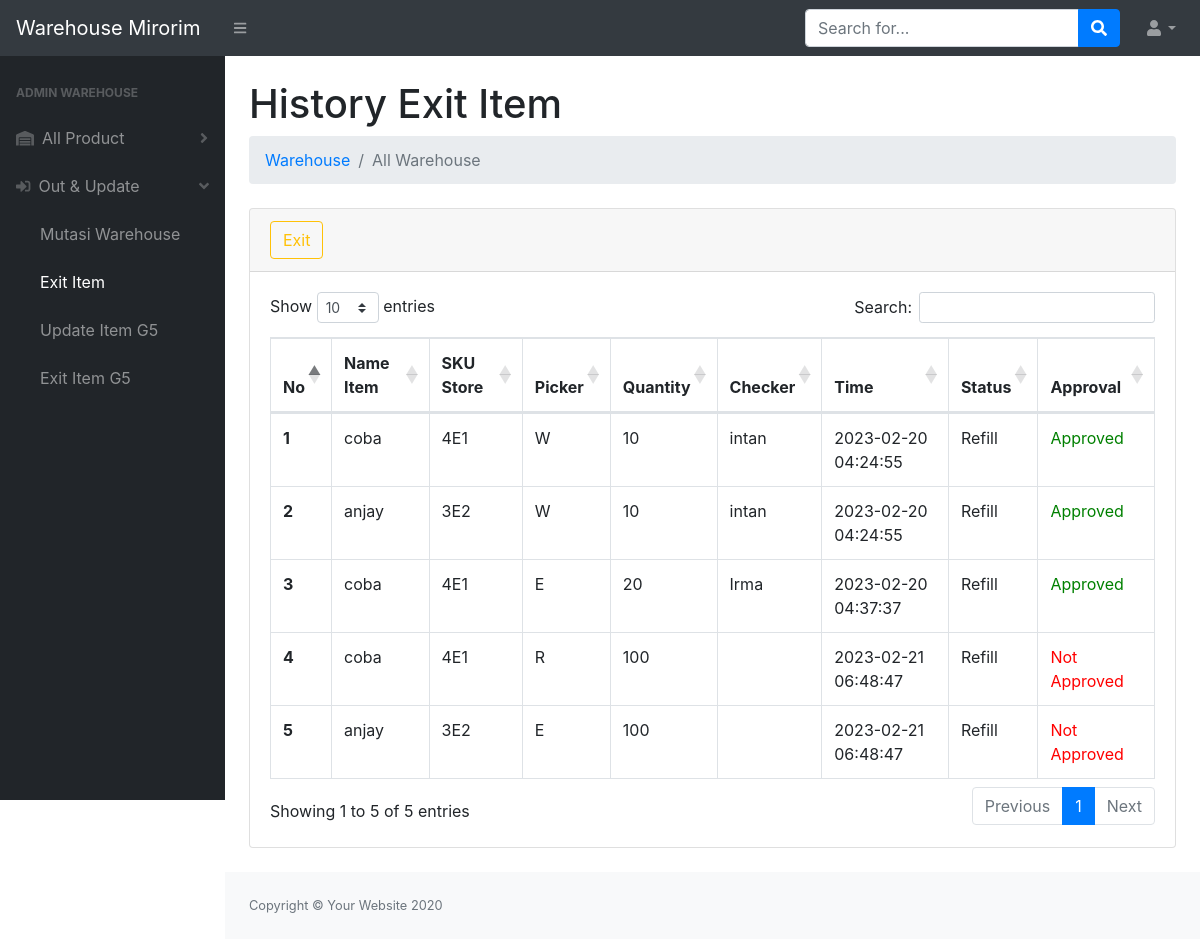
/gudang/exititem.php (signed in), run on an earlier commit of the app's database.
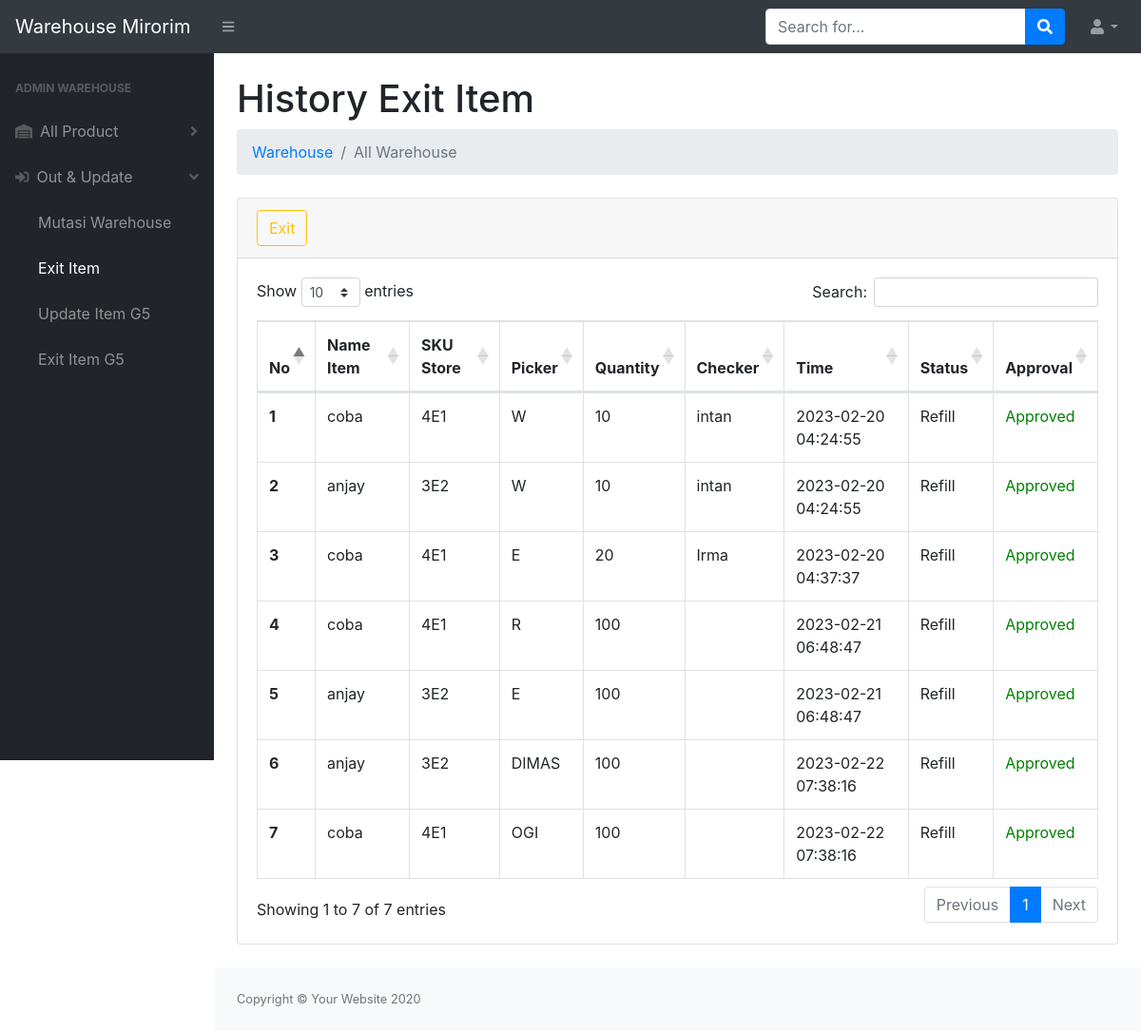
And on a later commit of the database.
### tables this page shows
CREATE TABLE `exititem` (
  `idbarang` int(11) NOT NULL,
  `image` varchar(2000) NOT NULL,
  `nama` varchar(200) NOT NULL,
  `sku` varchar(20) NOT NULL,
  `picker` varchar(20) NOT NULL,
  `quantityrep` int(11) NOT NULL,
  `status` varchar(200) NOT NULL,
  `ceker` varchar(200) NOT NULL,
  `stat` varchar(200) NOT NULL DEFAULT 'Not Approved',
  `timeout` timestamp NOT NULL DEFAULT current_timestamp(),
  `tempstat` int(11) NOT NULL DEFAULT 0
);

### gudang/exititem.php (the view, shortened to what the changed rows need)
<?php
require '../assets/php/function.php';
?>
<!DOCTYPE html>
<html lang="en">
    <head>
        <link href="https://cdn.jsdelivr.net/npm/bootstrap@5.3.0-alpha1/dist/css/bootstrap.min.css" rel="stylesheet">
        <link href="../css/styles.css" rel="stylesheet" />
        <link href="https://cdn.datatables.net/1.10.20/css/dataTables.bootstrap4.min.css" rel="stylesheet" />
    </head>
    <body class="sb-nav-fixed">
        <div id="layoutSidenav">
            <div id="layoutSidenav_content">
                <main>
                    <div class="container-fluid">
                        <h1 class="mt-4">History Exit Item</h1>
                        <div class="card mb-4">
                            <div class="card-body">
                                <div class="table-responsive">
                                    <table class="table table-hover table-bordered" id="dataTable" width="100%" cellspacing="0">
                                        <thead>
                                            <tr>
                                                <th>No</th>
                                                <th>Name Item</th>
                                                <th>SKU Store</th>
                                                <th>Picker</th>
                                                <th>Quantity</th>
                                                <th>Checker</th>
                                                <th>Time</th>
                                                <th>Status</th>
                                                <th>Approval</th>
                                            </tr>
                                        </thead>
                                        <tbody>
                                            <?php
                                                $ambil = mysqli_query($konek, "SELECT * FROM exititem");
                                                $i = 1;
                                                while($data=mysqli_fetch_array($ambil)){
                                                    $nama = $data['nama'];
                                                    $sku = $data['sku'];
                                                    $picker = $data['picker'];
                                                    $quantity = $data['quantityrep'];
                                                    $status = $data['status'];
                                                    $tracking = $data['stat'];
                                                    $time = $data['timeout'];
                                                    $ceker = $data['ceker'];
                                            ?>
                                            <tr>
                                                <th><?=$i++;?></th>
                                                <td><?=$nama;?></td>
                                                <td class="text-uppercase"><?=$sku;?></td>
                                                <td class="text-uppercase"><?=$picker;?></td>
                                                <td><?=$quantity;?></td>
                                                <td><?=$ceker;?></td>
                                                <td><?=$time;?></td>
                                                <td><?=$status;?></td>
                                            <?php
                                                 if($tracking=='Approved'){
                                                    echo "<td style='color: green;'>$tracking</td>";
                                                } else {
                                                    echo "<td style='color: red;'>$tracking</td>";
                                                }
                                            ?>
                                            </tr>
                                            <?php
                                                }
                                            ?>
                                        </tbody>
                                    </table>
                                </div>
                            </div>
                        </div>
                    </div>
                </main>
            </div>
        </div>
    </body>
</html>

What changed in the data, as far as the page shows it:
changed exititem (number 4 of 7 on the later page): stat "Not Approved" → "Approved"
changed exititem (number 5 of 7 on the later page): stat "Not Approved" → "Approved"
added exititem: nama "anjay", sku "3E2", picker "DIMAS", quantityrep "100", timeout "2023-02-22 07:38:16", status "Refill", stat "Approved"
added exititem: nama "coba", sku "4E1", picker "OGI", quantityrep "100", timeout "2023-02-22 07:38:16", status "Refill", stat "Approved"
Also different on the page:
text written by a page script: "Show entries Search: Showing 1 to 5 of 5 entries Previous 1 Next" → "Show entries Search: Showing 1 to 7 of 7 entries Previous 1 Next"
